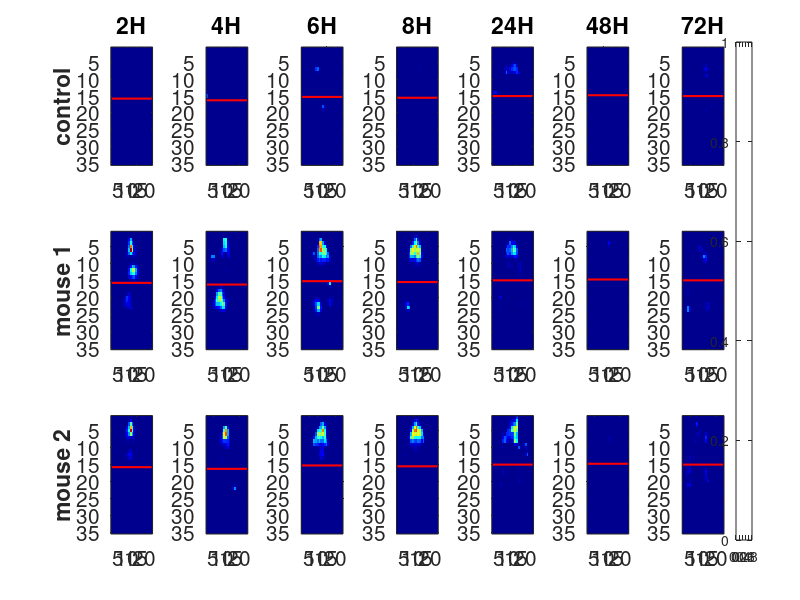

Recreate this plot in MATLAB. (Note: this script raises an error after producing the figure.)
%% Compile all the image information from the experiment BalbC-WT-PAK_P1-2015-02-24-Male in a single data structure
% In the experiment WT immunocompetent mice were treated with phage

clc
clear
close all
%% Load the image information from 2 to 72 hours post infection

load mice_data_2H.mat
load mice_data_4H.mat
load mice_data_6H.mat
load mice_data_8H.mat
load mice_data_24H.mat
load mice_data_48H.mat
load mice_data_72H.mat

load border_2H.mat
load border_4H.mat
load border_6H.mat
load border_8H.mat
load border_24H.mat
load border_48H.mat
load border_72H.mat


% pad zeros so all images are of the same size (n x m)
default_size = [35 24];
num_mice = size(mice_data_2H, 3);
for n = 1:num_mice
    
    if n <= size(mice_data_2H, 3)
        
        img_size = size(mice_data_2H(:,:,n));
        img = mice_data_2H(:,:,n);
        check_size = (img_size == default_size);
        time = {'H2'};
        
        if sum(check_size) == 2
            
            all_data(n).(time{1}) = img;
            
        elseif sum(check_size) == 1
            
            ind_pad = find(~check_size);
            num_to_pad = default_size(ind_pad) - img_size(ind_pad);
            if ind_pad == 1
                
                zero_pad = zeros(num_to_pad, img_size(2));
                img_wpad = [img; zero_pad];
            else
                zero_pad = zeros(img_size(1), num_to_pad);
                img_wpad = [img zero_pad];
            end
            
           all_data(n).(time{1}) = img_wpad;
            
        else
            rows_to_pad = default_size(1) - img_size(1);
            cols_to_pad = default_size(2) - img_size(2);
            zero_pad_rows = zeros(rows_to_pad, img_size(2));
            img_wpad = [img; zero_pad_rows];
            img_size_wpad = size(img_wpad);
            zero_pad_cols = zeros(img_size_wpad(1), cols_to_pad);
            img_wpad = [img_wpad zero_pad_cols];
            all_data(n).(time{1}) = img_wpad;
        end
        
        disp(size(all_data(n).(time{1})))
        top_bottom = all_data(n).(time{1});
        border = border_2H;
        border = round(border);
        if numel(border) == 1
            
            top_data(n).(time{1}) = top_bottom(1:border, :);
            bottom_data(n).(time{1}) = top_bottom(border+1:end, :);
            
        else
            
            top_data(n).(time{1}) = top_bottom(1:border(n), :);
            bottom_data(n).(time{1}) = top_bottom(border(n)+1:end, :);
            
        end
    end
    
end

default_size = [35 24];
num_mice = size(mice_data_4H, 3);
for n = 1:num_mice
    
    if n <= size(mice_data_4H, 3)
        
        img_size = size(mice_data_4H(:,:,n));
        img = mice_data_4H(:,:,n);
        check_size = (img_size == default_size);
        time = {'H4'};
        
        if sum(check_size) == 2
            
            all_data(n).(time{1}) = img;
            
        elseif sum(check_size) == 1
            
            ind_pad = find(~check_size);
            num_to_pad = default_size(ind_pad) - img_size(ind_pad);
            if ind_pad == 1
                
                zero_pad = zeros(num_to_pad, img_size(2));
                img_wpad = [img; zero_pad];
            else
                zero_pad = zeros(img_size(1), num_to_pad);
                img_wpad = [img zero_pad];
            end
            
            all_data(n).(time{1}) = img_wpad;
            
        else
            rows_to_pad = default_size(1) - img_size(1);
            cols_to_pad = default_size(2) - img_size(2);
            zero_pad_rows = zeros(rows_to_pad, img_size(2));
            img_wpad = [img; zero_pad_rows];
            img_size_wpad = size(img_wpad);
            zero_pad_cols = zeros(img_size_wpad(1), cols_to_pad);
            img_wpad = [img_wpad zero_pad_cols];
            all_data(n).(time{1}) = img_wpad;
        end
        
        disp(size(all_data(n).(time{1})))
        top_bottom = all_data(n).(time{1});
        border = border_4H;
        border = round(border);
        if numel(border) == 1
            
            top_data(n).(time{1}) = top_bottom(1:border, :);
            bottom_data(n).(time{1}) = top_bottom(border+1:end, :);
            
        else
            
            top_data(n).(time{1}) = top_bottom(1:border(n), :);
            bottom_data(n).(time{1}) = top_bottom(border(n)+1:end, :);
            
        end
    end
    
end


default_size = [35 24];
num_mice = size(mice_data_6H, 3);
for n = 1:num_mice
    
    if n <= size(mice_data_6H, 3)
        
        img_size = size(mice_data_6H(:,:,n));
        img = mice_data_6H(:,:,n);
        check_size = (img_size == default_size);
        time = {'H6'};
        
        if sum(check_size) == 2
            
            all_data(n).(time{1}) = img;
            
        elseif sum(check_size) == 1
            
            ind_pad = find(~check_size);
            num_to_pad = default_size(ind_pad) - img_size(ind_pad);
            if ind_pad == 1
                
                zero_pad = zeros(num_to_pad, img_size(2));
                img_wpad = [img; zero_pad];
            else
                zero_pad = zeros(img_size(1), num_to_pad);
                img_wpad = [img zero_pad];
            end
            
            all_data(n).(time{1}) = img_wpad;
            
        else
            rows_to_pad = default_size(1) - img_size(1);
            cols_to_pad = default_size(2) - img_size(2);
            zero_pad_rows = zeros(rows_to_pad, img_size(2));
            img_wpad = [img; zero_pad_rows];
            img_size_wpad = size(img_wpad);
            zero_pad_cols = zeros(img_size_wpad(1), cols_to_pad);
            img_wpad = [img_wpad zero_pad_cols];
            all_data(n).(time{1}) = img_wpad;
        end
        
        disp(size(all_data(n).(time{1})))
        top_bottom = all_data(n).(time{1});
        border = border_6H;
        border = round(border);
        if numel(border) == 1
            
            top_data(n).(time{1}) = top_bottom(1:border, :);
            bottom_data(n).(time{1}) = top_bottom(border+1:end, :);
            
        else
            
            top_data(n).(time{1}) = top_bottom(1:border(n), :);
            bottom_data(n).(time{1}) = top_bottom(border(n)+1:end, :);
            
        end
    end
    
end


default_size = [35 24];
num_mice = size(mice_data_8H, 3);
for n = 1:num_mice
    
    if n <= size(mice_data_8H, 3)
        
        img_size = size(mice_data_8H(:,:,n));
        img = mice_data_8H(:,:,n);
        check_size = (img_size == default_size);
        time = {'H8'};
        
        if sum(check_size) == 2
            
            all_data(n).(time{1}) = img;
            
        elseif sum(check_size) == 1
            
            ind_pad = find(~check_size);
            num_to_pad = default_size(ind_pad) - img_size(ind_pad);
            if ind_pad == 1
                
                zero_pad = zeros(num_to_pad, img_size(2));
                img_wpad = [img; zero_pad];
            else
                zero_pad = zeros(img_size(1), num_to_pad);
                img_wpad = [img zero_pad];
            end
            
            all_data(n).(time{1}) = img_wpad;
            
        else
            rows_to_pad = default_size(1) - img_size(1);
            cols_to_pad = default_size(2) - img_size(2);
            zero_pad_rows = zeros(rows_to_pad, img_size(2));
            img_wpad = [img; zero_pad_rows];
            img_size_wpad = size(img_wpad);
            zero_pad_cols = zeros(img_size_wpad(1), cols_to_pad);
            img_wpad = [img_wpad zero_pad_cols];
            all_data(n).(time{1}) = img_wpad;
        end
        
        disp(size(all_data(n).(time{1})))
        top_bottom = all_data(n).(time{1});
        border = border_8H;
        border = round(border);
        if numel(border) == 1
            
            top_data(n).(time{1}) = top_bottom(1:border, :);
            bottom_data(n).(time{1}) = top_bottom(border+1:end, :);
            
        else
            
            top_data(n).(time{1}) = top_bottom(1:border(n), :);
            bottom_data(n).(time{1}) = top_bottom(border(n)+1:end, :);
            
        end
    end
    
end


default_size = [35 24];
num_mice = size(mice_data_24H, 3);
for n = 1:num_mice
    
    
    if n <= size(mice_data_24H, 3)
        
        img_size = size(mice_data_24H(:,:,n));
        img = mice_data_24H(:,:,n);
        check_size = (img_size == default_size);
        time = {'H24'};
        
        if sum(check_size) == 2
            
            all_data(n).(time{1}) = img;
            
        elseif sum(check_size) == 1
            
            ind_pad = find(~check_size);
            num_to_pad = default_size(ind_pad) - img_size(ind_pad);
            if ind_pad == 1
                
                zero_pad = zeros(num_to_pad, img_size(2));
                img_wpad = [img; zero_pad];
            else
                zero_pad = zeros(img_size(1), num_to_pad);
                img_wpad = [img zero_pad];
            end
            
            all_data(n).(time{1}) = img_wpad;
            
        else
            rows_to_pad = default_size(1) - img_size(1);
            cols_to_pad = default_size(2) - img_size(2);
            zero_pad_rows = zeros(rows_to_pad, img_size(2));
            img_wpad = [img; zero_pad_rows];
            img_size_wpad = size(img_wpad);
            zero_pad_cols = zeros(img_size_wpad(1), cols_to_pad);
            img_wpad = [img_wpad zero_pad_cols];
            all_data(n).(time{1}) = img_wpad;
        end
        
        disp(size(all_data(n).(time{1})))
        top_bottom = all_data(n).(time{1});
        border = border_24H;
        border = round(border);
        if numel(border) == 1
            
            top_data(n).(time{1}) = top_bottom(1:border, :);
            bottom_data(n).(time{1}) = top_bottom(border+1:end, :);
            
        else
            
            top_data(n).(time{1}) = top_bottom(1:border(n), :);
            bottom_data(n).(time{1}) = top_bottom(border(n)+1:end, :);
            
        end
    end
    
end

default_size = [35 24];
num_mice = size(mice_data_48H, 3);
for n = 1:num_mice
    
    
    if n <= size(mice_data_48H, 3)
        
        img_size = size(mice_data_48H(:,:,n));
        img = mice_data_48H(:,:,n);
        check_size = (img_size == default_size);
        time = {'H48'};
        
        if sum(check_size) == 2
            
            all_data(n).(time{1}) = img;
            
        elseif sum(check_size) == 1
            
            ind_pad = find(~check_size);
            num_to_pad = default_size(ind_pad) - img_size(ind_pad);
            if ind_pad == 1
                
                zero_pad = zeros(num_to_pad, img_size(2));
                img_wpad = [img; zero_pad];
            else
                zero_pad = zeros(img_size(1), num_to_pad);
                img_wpad = [img zero_pad];
            end
            
            all_data(n).(time{1}) = img_wpad;
            
        else
            rows_to_pad = default_size(1) - img_size(1);
            cols_to_pad = default_size(2) - img_size(2);
            zero_pad_rows = zeros(rows_to_pad, img_size(2));
            img_wpad = [img; zero_pad_rows];
            img_size_wpad = size(img_wpad);
            zero_pad_cols = zeros(img_size_wpad(1), cols_to_pad);
            img_wpad = [img_wpad zero_pad_cols];
            all_data(n).(time{1}) = img_wpad;
        end
        
        disp(size(all_data(n).(time{1})))
        top_bottom = all_data(n).(time{1});
        border = border_48H;
        border = round(border);
        if numel(border) == 1
            
            top_data(n).(time{1}) = top_bottom(1:border, :);
            bottom_data(n).(time{1}) = top_bottom(border+1:end, :);
            
        else
            
            top_data(n).(time{1}) = top_bottom(1:border(n), :);
            bottom_data(n).(time{1}) = top_bottom(border(n)+1:end, :);
            
        end
    end
    
end


default_size = [35 24];
num_mice = size(mice_data_72H, 3);
for n = 1:num_mice
    
    if n <= size(mice_data_72H, 3)
        
        img_size = size(mice_data_72H(:,:,n));
        img = mice_data_72H(:,:,n);
        check_size = (img_size == default_size);
        time = {'H72'};
        
        if sum(check_size) == 2
            
            all_data(n).(time{1}) = img;
            
        elseif sum(check_size) == 1
            
            ind_pad = find(~check_size);
            num_to_pad = default_size(ind_pad) - img_size(ind_pad);
            if ind_pad == 1
                
                zero_pad = zeros(num_to_pad, img_size(2));
                img_wpad = [img; zero_pad];
            else
                zero_pad = zeros(img_size(1), num_to_pad);
                img_wpad = [img zero_pad];
            end
            
            all_data(n).(time{1}) = img_wpad;
            
        else
            rows_to_pad = default_size(1) - img_size(1);
            cols_to_pad = default_size(2) - img_size(2);
            zero_pad_rows = zeros(rows_to_pad, img_size(2));
            img_wpad = [img; zero_pad_rows];
            img_size_wpad = size(img_wpad);
            zero_pad_cols = zeros(img_size_wpad(1), cols_to_pad);
            img_wpad = [img_wpad zero_pad_cols];
            all_data(n).(time{1}) = img_wpad;
        end
        
        disp(size(all_data(n).(time{1})))
        top_bottom = all_data(n).(time{1});
        border = border_72H;
        border = round(border);
        if numel(border) == 1
            
            top_data(n).(time{1}) = top_bottom(1:border, :);
            bottom_data(n).(time{1}) = top_bottom(border+1:end, :);
            
        else
            
            top_data(n).(time{1}) = top_bottom(1:border(n), :);
            bottom_data(n).(time{1}) = top_bottom(border(n)+1:end, :);
            
        end
    end
    
end

flag_border = 1;
split(1).b = border_2H;
split(2).b = border_4H;
split(3).b = border_6H;
split(4).b = border_8H;
split(5).b = border_24H;
split(6).b = border_48H;
split(7).b = border_72H;

num_mice = length(all_data);
times = length(fieldnames(all_data));
time_labels = fieldnames(all_data);
sub_count = 1;
when_time = 1:7;
when_mouse_label = [1 8 15 22 29];
figure(1);
for n = 1:num_mice
    
    for t = 1:times
        
        if ~isempty(all_data(n).(time_labels{t}))
            
            subplot(num_mice, times, sub_count)
            imagesc(all_data(n).(time_labels{t}), [0 1])
            axis tight;
            colormap(jet);
            
            if flag_border
                if numel(split(t).b) == 1
                    hold on
                    plot([1 size(all_data(n).(time_labels{t}), 2)], [split(t).b split(t).b], '-r', 'linewidth', 1.5)
                    hold off
                else
                    hold on
                    plot([1 size(all_data(n).(time_labels{t}), 2)], [split(t).b(n) split(t).b(n)], '-r', 'linewidth', 1.5)
                    hold off
                end
            end
            
            if ismember(sub_count, when_time)
                lab = time_labels{t};
                title([lab(2:end) lab(1)])
            end
            if ismember(sub_count, when_mouse_label)
                if n ~=1
                    ylabel(['mouse ' num2str(n-1)],'fontweight','bold')
                else
                    ylabel('control', 'fontweight','bold')
                end
            end
            
            set(gca, 'fontsize', 15)
            sub_count = sub_count + 1;
            
        else
            sub_count = sub_count + 1;
        end
        
        
    end
end

cb = colorbar('Position', [0.92 0.1 0.02 0.83], 'fontsize', 15, 'fontweight', 'bold');
cb.Label.String = 'Pixel intensity';
set(gcf, 'position', [303         367        1908         941])
% fig_dir =  '/Users/rrodriguez77/Dropbox (GaTech)/images_mice_NIHphage_New_desktop/IVIS_CHM2017_data_fig/figures/';
% saveas(gcf,[fig_dir 'data_IposPpos_2015_02_24_male'],'epsc')

%% Save and organize image data

data_IposPpos_2015_02_24_male.data = all_data;
data_IposPpos_2015_02_24_male.live= [2 3];
data_IposPpos_2015_02_24_male.dead = [ ];
data_IposPpos_2015_02_24_male.top =  top_data;
data_IposPpos_2015_02_24_male.bottom = bottom_data;

% save('../data/data_IposPpos_2015_02_24_male.mat', 'data_IposPpos_2015_02_24_male');

